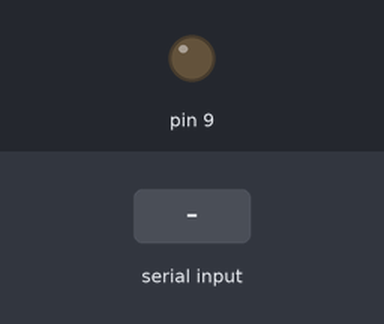
A sketch run on a simulated Arduino Uno, built with avr-gcc and run on an emulated ATmega328P. Parts: output pins drawn as LEDs (lit = HIGH). The inputs (shaded band) are chosen by the test bench. What the sketch prints to the serial monitor is not drawn.

Above: at 1.2 s.
1.3 s: "Slave_ID:01" received over Serial
Timing chart, 0 to 4.3 s (numbered marks = the images above; inputs shaded):
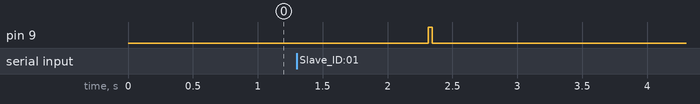

The sketch:

slave.ino
```cpp
String req = " ", payload = " ";

//char* data = "1#,1,416,850,979,922,516,111,111,102,100,115,444,555,555,555"; //slave 1
//char* data = "2#,2,777,400,220,450,100,150,224,785,900,120,640,520,130,880";  //slave 2

void calculateVolatage()
{
  float d0 = (analogRead(A0)) * (5.0 / 1023.0);
  //  Serial.print(d0);
  //  Serial.print("  ");

  float d1 = (analogRead(A1)) * (5.0 / 1023.0);
  //  Serial.print(d1);
  //  Serial.print("  ");

  float d2 = (analogRead(A2)) * (5.0 / 1023.0);
  //  Serial.print(d2);
  //  Serial.print("  ");

  float d3 = (analogRead(A3)) * (5.0 / 1023.0);
  //  Serial.print(d3);
  //  Serial.print("  ");

  float d4 = (analogRead(A4)) * (5.0 / 1023.0);
  //  Serial.println(d4);

  String zero = "0.0";
  //  payload = "\"d0\":" + String(d0) + ",\"d1\":" + String(d1) + ",\"d2\":" + String(d2) + ",\"d3\":" + String(d3) + ",\"d4\":" + String(d4) + ",\"d5\":" + zero;
  //  payload += ",\"d6\":" + zero + ",\"a0\":" + zero + ",\"a1\":" + zero + ",\"a2\":" + zero + ",\"a3\":" + zero + ",\"a4\":" + zero;
  //  payload += ",\"a5\":" + zero + ",\"f0\":" + zero + ",\"f1\":" + String(11);
  //  payload += "}";

  payload = String(d0) + "," + String(d1) + "," + String(d2) + "," + String(d3) + "," + String(d4) + "," + String(11);
  //return payload;
}

void setup()
{
  // put your setup code here, to run once:
  Serial.begin(9600, SERIAL_8E1); //SERIAL_8E1
  pinMode(9, OUTPUT);
}

void loop()
{
  // put your main code here, to run repeatedly:
  digitalWrite(9, LOW);
  req.trim();

  while (Serial.available())
  {
    req = Serial.readString();
    //Serial.println(req);
  }

  if (req == "Slave_ID:01") {
    calculateVolatage();
    digitalWrite(9, HIGH);

    //Serial.println("REQ");
    //data.trim();
    Serial.flush();
    Serial.print(payload);
    Serial.flush();

    //Serial.print(data2);
    req = "";
    payload = "";
  }
}
```

Measured:
- after the input at 1.3 s, pin 9: LOW → HIGH after 1.0 s, → LOW 0.03 s later
